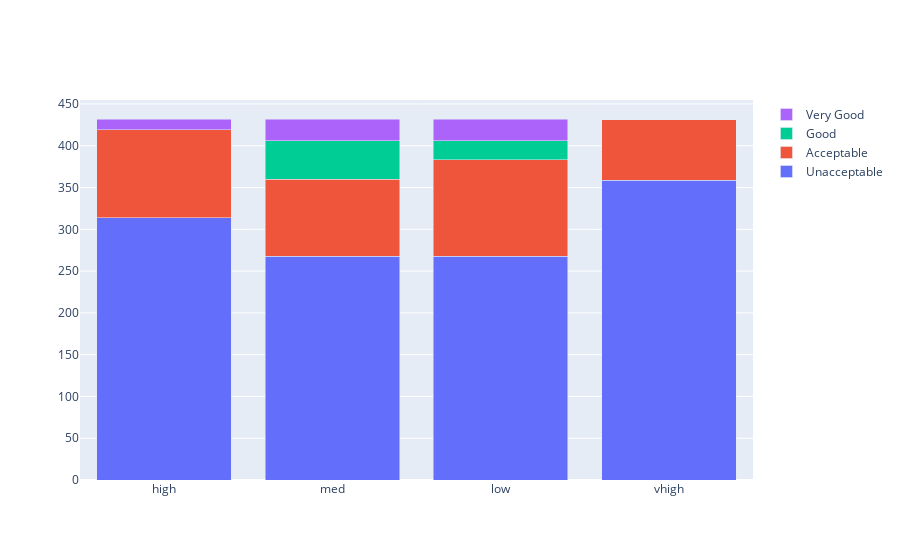

Write notebook code for a chart like this one.
### Markdown cell above
**Gráfico "Custo de manutenção vs avaliação"**

### Code cell
configure_plotly_browser_state()
data = [
    go.Bar(
        x=a[1].index, # assign x as the dataframe column 'x'
        y=mc['unacc'],
        name='Unacceptable'
    ),
    go.Bar(
        x=a[1].index,
        y=mc['acc'],
        name='Acceptable'
    ),
    go.Bar(
        x=a[1].index,
        y=mc['good'],
        name='Good'
    ),
    go.Bar(
        x=a[1].index,
        y=mc['vgood'],
        name='Very Good'
    )

]

layout = go.Layout(
    barmode='stack',
    #title='Custo de manutenção vs avaliação'
)
fig = go.Figure(data=data, layout=layout)
print("\n\n\t\t\t\tCusto de manutenção vs avaliação")
py.iplot(fig, filename='cars_donut')

### Figure 1 — Plotly figure (JSON) as saved in the notebook; plotly's stock layout.template omitted (floating-point values rounded to 4 significant figures)
{"data": [{"y": [314, 268, 268, 359], "x": ["high", "med", "low", "vhigh"], "type": "bar", "name": "Unacceptable"}, {"y": [105, 92, 115, 72], "x": ["high", "med", "low", "vhigh"], "type": "bar", "name": "Acceptable"}, {"y": [0, 46, 23, 0], "x": ["high", "med", "low", "vhigh"], "type": "bar", "name": "Good"}, {"y": [13, 26, 26, 0], "x": ["high", "med", "low", "vhigh"], "type": "bar", "name": "Very Good"}], "layout": {"barmode": "stack"}}
